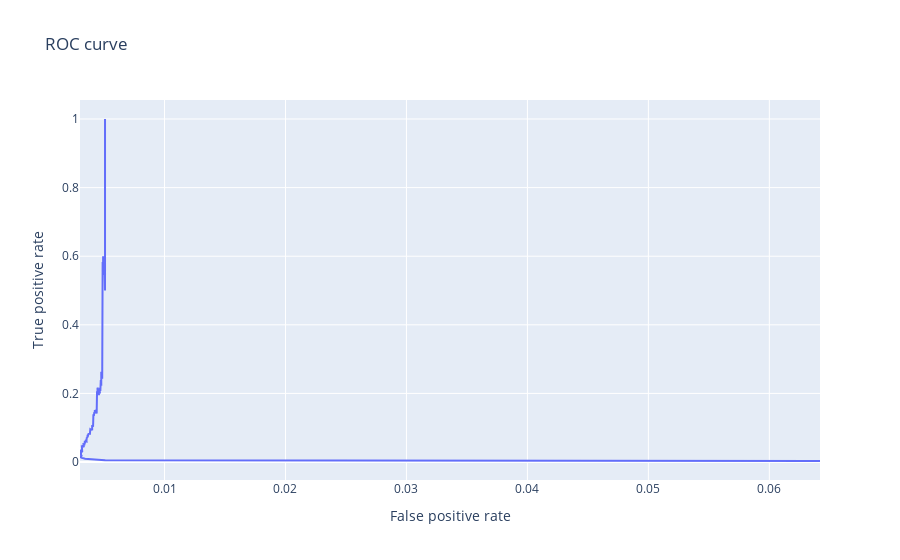

Notebook code cell kept with this figure:
### Code cell
#plot precision and recall as ROC curve with Plotly
import plotly.graph_objects as go
fig = go.Figure()
fig.add_trace(go.Scatter(x = FPR_theshold, y = TPR_theshold, mode = "lines", name = "ROC curve"))
fig.update_layout(title = "ROC curve", xaxis_title = "False positive rate", yaxis_title = "True positive rate")
fig.show()

### Figure 1 — Plotly figure (JSON) as saved in the notebook; plotly's stock layout.template omitted (floating-point values rounded to 4 significant figures; data arrays with more than 128 entries replaced by an {"elided": "..."} marker saying what was removed)
{"data": [{"mode": "lines", "name": "ROC curve", "type": "scatter", "x": {"elided": "1000 float values"}, "y": {"elided": "1000 float values"}}], "layout": {"title": {"text": "ROC curve"}, "xaxis": {"title": {"text": "False positive rate"}}, "yaxis": {"title": {"text": "True positive rate"}}}}
